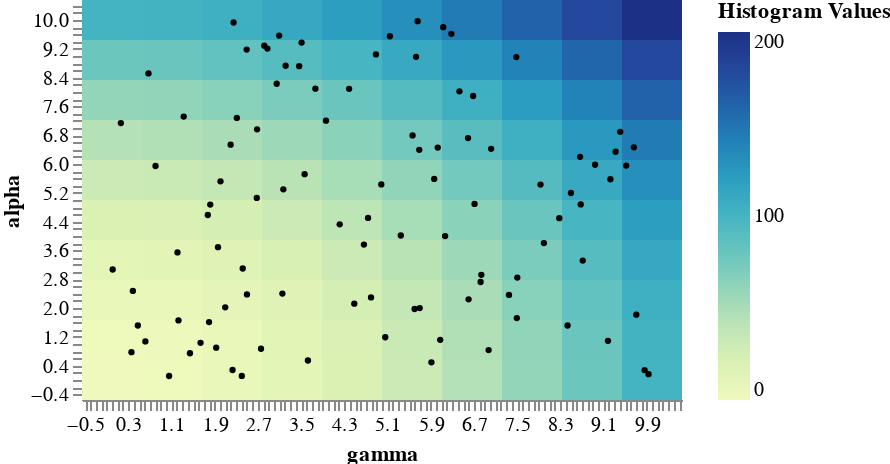

The notebook cell this image was saved under:
### Code cell
def create_fake_data():
    nx, ny = (10, 10)
    x = np.linspace(0, 10, nx)
    y, a = np.linspace(0, 10, ny, retstep = True)

    # create mesh data
    xv, yv = np.meshgrid(x, y)
    zz = xv**2 + yv**2

    # create scatter plot
    df = pd.DataFrame(10*np.random.random((100, 2)), columns=['alpha', 'gamma'])
    return (xv, yv, zz), df

mesh_data, scatter_data = create_fake_data()

schema = plots.heatmap_scatter(scatter_data, mesh_data)
plots.save_schema(schema, "_schema.json")
plots.ipy_display(schema, format="interactive")

### Figure 1 — Vega specification as saved in the notebook (floating-point values rounded to 4 significant figures)
{"$schema": "https://vega.github.io/schema/vega/v5.json", "axes": [{"labelOverlap": true, "orient": "bottom", "scale": "x", "tickCount": {"signal": "ceil(width/3)"}, "title": "gamma"}, {"labelOverlap": true, "orient": "left", "scale": "y", "tickCount": {"signal": "ceil(height/3)"}, "title": "alpha"}], "data": [{"name": "points", "values": [{"alpha": 5.978, "gamma": 8.946}, {"alpha": 1.972, "gamma": 5.603}, {"alpha": 8.091, "gamma": 3.767}, {"alpha": 6.719, "gamma": 6.593}, {"alpha": 0.8303, "gamma": 6.974}, {"alpha": 8.977, "gamma": 5.63}, {"alpha": 0.8981, "gamma": 1.93}, {"alpha": 1.115, "gamma": 6.078}, {"alpha": 9.548, "gamma": 5.146}, {"alpha": 1.999, "gamma": 5.699}, {"alpha": 2.018, "gamma": 2.097}, {"alpha": 0.1109, "gamma": 1.057}, {"alpha": 1.654, "gamma": 1.231}, {"alpha": 8.229, "gamma": 3.05}, {"alpha": 1.032, "gamma": 1.64}, {"alpha": 4.496, "gamma": 8.283}, {"alpha": 0.2743, "gamma": 9.864}, {"alpha": 1.815, "gamma": 9.709}, {"alpha": 6.964, "gamma": 2.687}, {"alpha": 6.537, "gamma": 2.197}, {"alpha": 1.515, "gamma": 8.436}, {"alpha": 0.2786, "gamma": 2.233}, {"alpha": 3.318, "gamma": 8.717}, {"alpha": 2.474, "gamma": 0.3866}, {"alpha": 5.296, "gamma": 3.173}, {"alpha": 5.719, "gamma": 3.567}, {"alpha": 3.689, "gamma": 1.963}, {"alpha": 2.922, "gamma": 6.839}, {"alpha": 2.844, "gamma": 7.505}, {"alpha": 2.295, "gamma": 4.797}, {"alpha": 3.096, "gamma": 2.421}, {"alpha": 6.794, "gamma": 5.566}, {"alpha": 1.088, "gamma": 9.185}, {"alpha": 5.576, "gamma": 9.229}, {"alpha": 0.743, "gamma": 1.444}, {"alpha": 4.014, "gamma": 5.348}, {"alpha": 9.93, "gamma": 2.251}, {"alpha": 2.378, "gamma": 2.499}, {"alpha": 8.717, "gamma": 3.466}, {"alpha": 9.566, "gamma": 3.095}, {"alpha": 5.194, "gamma": 8.499}, {"alpha": 5.433, "gamma": 4.987}, {"alpha": 9.045, "gamma": 4.888}, {"alpha": 9.801, "gamma": 6.133}, {"alpha": 6.893, "gamma": 9.412}, {"alpha": 0.4915, "gamma": 5.915}, {"alpha": 6.456, "gamma": 6.032}, {"alpha": 8.73, "gamma": 3.215}, {"alpha": 6.34, "gamma": 9.326}, {"alpha": 1.187, "gamma": 5.06}, {"alpha": 3.543, "gamma": 1.212}, {"alpha": 3.803, "gamma": 7.998}, {"alpha": 0.1616, "gamma": 9.936}, {"alpha": 8.089, "gamma": 4.391}, {"alpha": 0.8684, "gamma": 2.759}, {"alpha": 9.372, "gamma": 3.511}, {"alpha": 7.136, "gamma": 0.1638}, {"alpha": 6.199, "gamma": 8.668}, {"alpha": 7.205, "gamma": 3.962}, {"alpha": 0.5421, "gamma": 3.628}, {"alpha": 4.502, "gamma": 4.742}, {"alpha": 6.395, "gamma": 5.69}, {"alpha": 9.206, "gamma": 2.878}, {"alpha": 3.07, "gamma": 0.01262}, {"alpha": 9.179, "gamma": 2.494}, {"alpha": 4.325, "gamma": 4.217}, {"alpha": 5.429, "gamma": 7.935}, {"alpha": 0.1131, "gamma": 2.403}, {"alpha": 4.873, "gamma": 1.819}, {"alpha": 2.723, "gamma": 6.826}, {"alpha": 2.12, "gamma": 4.487}, {"alpha": 6.462, "gamma": 9.664}, {"alpha": 5.945, "gamma": 0.806}, {"alpha": 6.422, "gamma": 7.021}, {"alpha": 2.4, "gamma": 3.155}, {"alpha": 1.609, "gamma": 1.797}, {"alpha": 0.7736, "gamma": 0.3605}, {"alpha": 9.969, "gamma": 5.66}, {"alpha": 5.058, "gamma": 2.681}, {"alpha": 9.617, "gamma": 6.285}, {"alpha": 9.287, "gamma": 2.82}, {"alpha": 1.072, "gamma": 0.6176}, {"alpha": 3.998, "gamma": 6.168}, {"alpha": 5.518, "gamma": 2.009}, {"alpha": 4.878, "gamma": 8.681}, {"alpha": 7.888, "gamma": 6.688}, {"alpha": 5.956, "gamma": 9.522}, {"alpha": 7.318, "gamma": 1.327}, {"alpha": 2.363, "gamma": 7.351}, {"alpha": 2.242, "gamma": 6.603}, {"alpha": 8.019, "gamma": 6.434}, {"alpha": 5.586, "gamma": 5.967}, {"alpha": 8.971, "gamma": 7.487}, {"alpha": 1.72, "gamma": 7.497}, {"alpha": 3.762, "gamma": 4.665}, {"alpha": 4.89, "gamma": 6.713}, {"alpha": 1.513, "gamma": 0.4791}, {"alpha": 4.583, "gamma": 1.774}, {"alpha": 7.281, "gamma": 2.312}, {"alpha": 8.517, "gamma": 0.6753}]}, {"name": "mesh", "values": [{"__count": 0, "x_end": 0.5556, "x_start": -0.5556, "y_end": 0.5556, "y_start": -0.5556}, {"__count": 1.235, "x_end": 1.667, "x_start": 0.5556, "y_end": 0.5556, "y_start": -0.5556}, {"__count": 4.938, "x_end": 2.778, "x_start": 1.667, "y_end": 0.5556, "y_start": -0.5556}, {"__count": 11.11, "x_end": 3.889, "x_start": 2.778, "y_end": 0.5556, "y_start": -0.5556}, {"__count": 19.75, "x_end": 5, "x_start": 3.889, "y_end": 0.5556, "y_start": -0.5556}, {"__count": 30.86, "x_end": 6.111, "x_start": 5, "y_end": 0.5556, "y_start": -0.5556}, {"__count": 44.44, "x_end": 7.222, "x_start": 6.111, "y_end": 0.5556, "y_start": -0.5556}, {"__count": 60.49, "x_end": 8.333, "x_start": 7.222, "y_end": 0.5556, "y_start": -0.5556}, {"__count": 79.01, "x_end": 9.444, "x_start": 8.333, "y_end": 0.5556, "y_start": -0.5556}, {"__count": 100, "x_end": 10.56, "x_start": 9.444, "y_end": 0.5556, "y_start": -0.5556}, {"__count": 1.235, "x_end": 0.5556, "x_start": -0.5556, "y_end": 1.667, "y_start": 0.5556}, {"__count": 2.469, "x_end": 1.667, "x_start": 0.5556, "y_end": 1.667, "y_start": 0.5556}, {"__count": 6.173, "x_end": 2.778, "x_start": 1.667, "y_end": 1.667, "y_start": 0.5556}, {"__count": 12.35, "x_end": 3.889, "x_start": 2.778, "y_end": 1.667, "y_start": 0.5556}, {"__count": 20.99, "x_end": 5, "x_start": 3.889, "y_end": 1.667, "y_start": 0.5556}, {"__count": 32.1, "x_end": 6.111, "x_start": 5, "y_end": 1.667, "y_start": 0.5556}, {"__count": 45.68, "x_end": 7.222, "x_start": 6.111, "y_end": 1.667, "y_start": 0.5556}, {"__count": 61.73, "x_end": 8.333, "x_start": 7.222, "y_end": 1.667, "y_start": 0.5556}, {"__count": 80.25, "x_end": 9.444, "x_start": 8.333, "y_end": 1.667, "y_start": 0.5556}, {"__count": 101.2, "x_end": 10.56, "x_start": 9.444, "y_end": 1.667, "y_start": 0.5556}, {"__count": 4.938, "x_end": 0.5556, "x_start": -0.5556, "y_end": 2.778, "y_start": 1.667}, {"__count": 6.173, "x_end": 1.667, "x_start": 0.5556, "y_end": 2.778, "y_start": 1.667}, {"__count": 9.877, "x_end": 2.778, "x_start": 1.667, "y_end": 2.778, "y_start": 1.667}, {"__count": 16.05, "x_end": 3.889, "x_start": 2.778, "y_end": 2.778, "y_start": 1.667}, {"__count": 24.69, "x_end": 5, "x_start": 3.889, "y_end": 2.778, "y_start": 1.667}, {"__count": 35.8, "x_end": 6.111, "x_start": 5, "y_end": 2.778, "y_start": 1.667}, {"__count": 49.38, "x_end": 7.222, "x_start": 6.111, "y_end": 2.778, "y_start": 1.667}, {"__count": 65.43, "x_end": 8.333, "x_start": 7.222, "y_end": 2.778, "y_start": 1.667}, {"__count": 83.95, "x_end": 9.444, "x_start": 8.333, "y_end": 2.778, "y_start": 1.667}, {"__count": 104.9, "x_end": 10.56, "x_start": 9.444, "y_end": 2.778, "y_start": 1.667}, {"__count": 11.11, "x_end": 0.5556, "x_start": -0.5556, "y_end": 3.889, "y_start": 2.778}, {"__count": 12.35, "x_end": 1.667, "x_start": 0.5556, "y_end": 3.889, "y_start": 2.778}, {"__count": 16.05, "x_end": 2.778, "x_start": 1.667, "y_end": 3.889, "y_start": 2.778}, {"__count": 22.22, "x_end": 3.889, "x_start": 2.778, "y_end": 3.889, "y_start": 2.778}, {"__count": 30.86, "x_end": 5, "x_start": 3.889, "y_end": 3.889, "y_start": 2.778}, {"__count": 41.98, "x_end": 6.111, "x_start": 5, "y_end": 3.889, "y_start": 2.778}, {"__count": 55.56, "x_end": 7.222, "x_start": 6.111, "y_end": 3.889, "y_start": 2.778}, {"__count": 71.6, "x_end": 8.333, "x_start": 7.222, "y_end": 3.889, "y_start": 2.778}, {"__count": 90.12, "x_end": 9.444, "x_start": 8.333, "y_end": 3.889, "y_start": 2.778}, {"__count": 111.1, "x_end": 10.56, "x_start": 9.444, "y_end": 3.889, "y_start": 2.778}, {"__count": 19.75, "x_end": 0.5556, "x_start": -0.5556, "y_end": 5, "y_start": 3.889}, {"__count": 20.99, "x_end": 1.667, "x_start": 0.5556, "y_end": 5, "y_start": 3.889}, {"__count": 24.69, "x_end": 2.778, "x_start": 1.667, "y_end": 5, "y_start": 3.889}, {"__count": 30.86, "x_end": 3.889, "x_start": 2.778, "y_end": 5, "y_start": 3.889}, {"__count": 39.51, "x_end": 5, "x_start": 3.889, "y_end": 5, "y_start": 3.889}, {"__count": 50.62, "x_end": 6.111, "x_start": 5, "y_end": 5, "y_start": 3.889}, {"__count": 64.2, "x_end": 7.222, "x_start": 6.111, "y_end": 5, "y_start": 3.889}, {"__count": 80.25, "x_end": 8.333, "x_start": 7.222, "y_end": 5, "y_start": 3.889}, {"__count": 98.77, "x_end": 9.444, "x_start": 8.333, "y_end": 5, "y_start": 3.889}, {"__count": 119.8, "x_end": 10.56, "x_start": 9.444, "y_end": 5, "y_start": 3.889}, {"__count": 30.86, "x_end": 0.5556, "x_start": -0.5556, "y_end": 6.111, "y_start": 5}, {"__count": 32.1, "x_end": 1.667, "x_start": 0.5556, "y_end": 6.111, "y_start": 5}, {"__count": 35.8, "x_end": 2.778, "x_start": 1.667, "y_end": 6.111, "y_start": 5}, {"__count": 41.98, "x_end": 3.889, "x_start": 2.778, "y_end": 6.111, "y_start": 5}, {"__count": 50.62, "x_end": 5, "x_start": 3.889, "y_end": 6.111, "y_start": 5}, {"__count": 61.73, "x_end": 6.111, "x_start": 5, "y_end": 6.111, "y_start": 5}, {"__count": 75.31, "x_end": 7.222, "x_start": 6.111, "y_end": 6.111, "y_start": 5}, {"__count": 91.36, "x_end": 8.333, "x_start": 7.222, "y_end": 6.111, "y_start": 5}, {"__count": 109.9, "x_end": 9.444, "x_start": 8.333, "y_end": 6.111, "y_start": 5}, {"__count": 130.9, "x_end": 10.56, "x_start": 9.444, "y_end": 6.111, "y_start": 5}, {"__count": 44.44, "x_end": 0.5556, "x_start": -0.5556, "y_end": 7.222, "y_start": 6.111}, {"__count": 45.68, "x_end": 1.667, "x_start": 0.5556, "y_end": 7.222, "y_start": 6.111}, {"__count": 49.38, "x_end": 2.778, "x_start": 1.667, "y_end": 7.222, "y_start": 6.111}, {"__count": 55.56, "x_end": 3.889, "x_start": 2.778, "y_end": 7.222, "y_start": 6.111}, {"__count": 64.2, "x_end": 5, "x_start": 3.889, "y_end": 7.222, "y_start": 6.111}, {"__count": 75.31, "x_end": 6.111, "x_start": 5, "y_end": 7.222, "y_start": 6.111}, {"__count": 88.89, "x_end": 7.222, "x_start": 6.111, "y_end": 7.222, "y_start": 6.111}, {"__count": 104.9, "x_end": 8.333, "x_start": 7.222, "y_end": 7.222, "y_start": 6.111}, {"__count": 123.5, "x_end": 9.444, "x_start": 8.333, "y_end": 7.222, "y_start": 6.111}, {"__count": 144.4, "x_end": 10.56, "x_start": 9.444, "y_end": 7.222, "y_start": 6.111}, {"__count": 60.49, "x_end": 0.5556, "x_start": -0.5556, "y_end": 8.333, "y_start": 7.222}, {"__count": 61.73, "x_end": 1.667, "x_start": 0.5556, "y_end": 8.333, "y_start": 7.222}, {"__count": 65.43, "x_end": 2.778, "x_start": 1.667, "y_end": 8.333, "y_start": 7.222}, {"__count": 71.6, "x_end": 3.889, "x_start": 2.778, "y_end": 8.333, "y_start": 7.222}, {"__count": 80.25, "x_end": 5, "x_start": 3.889, "y_end": 8.333, "y_start": 7.222}, {"__count": 91.36, "x_end": 6.111, "x_start": 5, "y_end": 8.333, "y_start": 7.222}, {"__count": 104.9, "x_end": 7.222, "x_start": 6.111, "y_end": 8.333, "y_start": 7.222}, {"__count": 121.0, "x_end": 8.333, "x_start": 7.222, "y_end": 8.333, "y_start": 7.222}, {"__count": 139.5, "x_end": 9.444, "x_start": 8.333, "y_end": 8.333, "y_start": 7.222}, {"__count": 160.5, "x_end": 10.56, "x_start": 9.444, "y_end": 8.333, "y_start": 7.222}, {"__count": 79.01, "x_end": 0.5556, "x_start": -0.5556, "y_end": 9.444, "y_start": 8.333}, {"__count": 80.25, "x_end": 1.667, "x_start": 0.5556, "y_end": 9.444, "y_start": 8.333}, {"__count": 83.95, "x_end": 2.778, "x_start": 1.667, "y_end": 9.444, "y_start": 8.333}, {"__count": 90.12, "x_end": 3.889, "x_start": 2.778, "y_end": 9.444, "y_start": 8.333}, {"__count": 98.77, "x_end": 5, "x_start": 3.889, "y_end": 9.444, "y_start": 8.333}, {"__count": 109.9, "x_end": 6.111, "x_start": 5, "y_end": 9.444, "y_start": 8.333}, {"__count": 123.5, "x_end": 7.222, "x_start": 6.111, "y_end": 9.444, "y_start": 8.333}, {"__count": 139.5, "x_end": 8.333, "x_start": 7.222, "y_end": 9.444, "y_start": 8.333}, {"__count": 158.0, "x_end": 9.444, "x_start": 8.333, "y_end": 9.444, "y_start": 8.333}, {"__count": 179.0, "x_end": 10.56, "x_start": 9.444, "y_end": 9.444, "y_start": 8.333}, {"__count": 100, "x_end": 0.5556, "x_start": -0.5556, "y_end": 10.56, "y_start": 9.444}, {"__count": 101.2, "x_end": 1.667, "x_start": 0.5556, "y_end": 10.56, "y_start": 9.444}, {"__count": 104.9, "x_end": 2.778, "x_start": 1.667, "y_end": 10.56, "y_start": 9.444}, {"__count": 111.1, "x_end": 3.889, "x_start": 2.778, "y_end": 10.56, "y_start": 9.444}, {"__count": 119.8, "x_end": 5, "x_start": 3.889, "y_end": 10.56, "y_start": 9.444}, {"__count": 130.9, "x_end": 6.111, "x_start": 5, "y_end": 10.56, "y_start": 9.444}, {"__count": 144.4, "x_end": 7.222, "x_start": 6.111, "y_end": 10.56, "y_start": 9.444}, {"__count": 160.5, "x_end": 8.333, "x_start": 7.222, "y_end": 10.56, "y_start": 9.444}, {"__count": 179.0, "x_end": 9.444, "x_start": 8.333, "y_end": 10.56, "y_start": 9.444}, {"__count": 200, "x_end": 10.56, "x_start": 9.444, "y_end": 10.56, "y_start": 9.444}]}], "height": 200, "legends": [{"fill": "color", "gradientLength": {"signal": "height - 16"}, "title": "Histogram Values"}], "marks": [{"encode": {"update": {"fill": {"field": "__count", "scale": "color"}, "x": {"field": "x_end", "scale": "x"}, "x2": {"field": "x_start", "scale": "x"}, "y": {"field": "y_end", "scale": "y"}, "y2": {"field": "y_start", "scale": "y"}}}, "from": {"data": "mesh"}, "name": "marks", "style": ["rect"], "type": "rect"}, {"encode": {"enter": {"fill": {"value": "black"}, "fillOpacity": {"value": 1}}, "update": {"size": {"value": 10}, "x": {"field": "gamma", "scale": "x"}, "y": {"field": "alpha", "scale": "y"}}}, "from": {"data": "points"}, "type": "symbol"}], "scales": [{"domain": {"fields": [{"data": "points", "field": "gamma"}, {"data": "mesh", "field": "x_start"}, {"data": "mesh", "field": "y_end"}]}, "name": "x", "range": [0, {"signal": "width"}], "type": "linear"}, {"domain": {"fields": [{"data": "points", "field": "alpha"}, {"data": "mesh", "field": "y_start"}, {"data": "mesh", "field": "y_end"}]}, "name": "y", "range": [{"signal": "height"}, 0], "type": "linear"}, {"domain": {"data": "mesh", "field": "__count"}, "interpolate": "hcl", "name": "color", "range": "heatmap", "type": "linear", "zero": true}], "width": 300}
